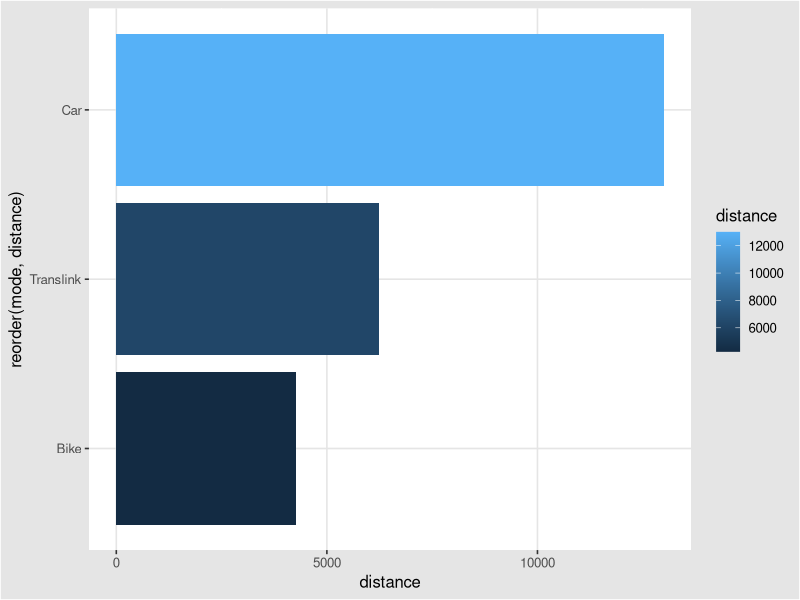

R code for this plot:
#### 



library(ggplot2)
library(ggthemes)
library(scales)



mode <-c("Car", "Translink", "Bike")
distance <-c(13000,6240,4259)


modeoftravel <-data.frame(mode,distance)

str(modeoftravel)



ggplot(modeoftravel, aes(x=reorder(mode,distance), y=distance)) +
  geom_bar(aes(fill=distance),stat="identity") +
  coord_flip() +
  theme_igray()